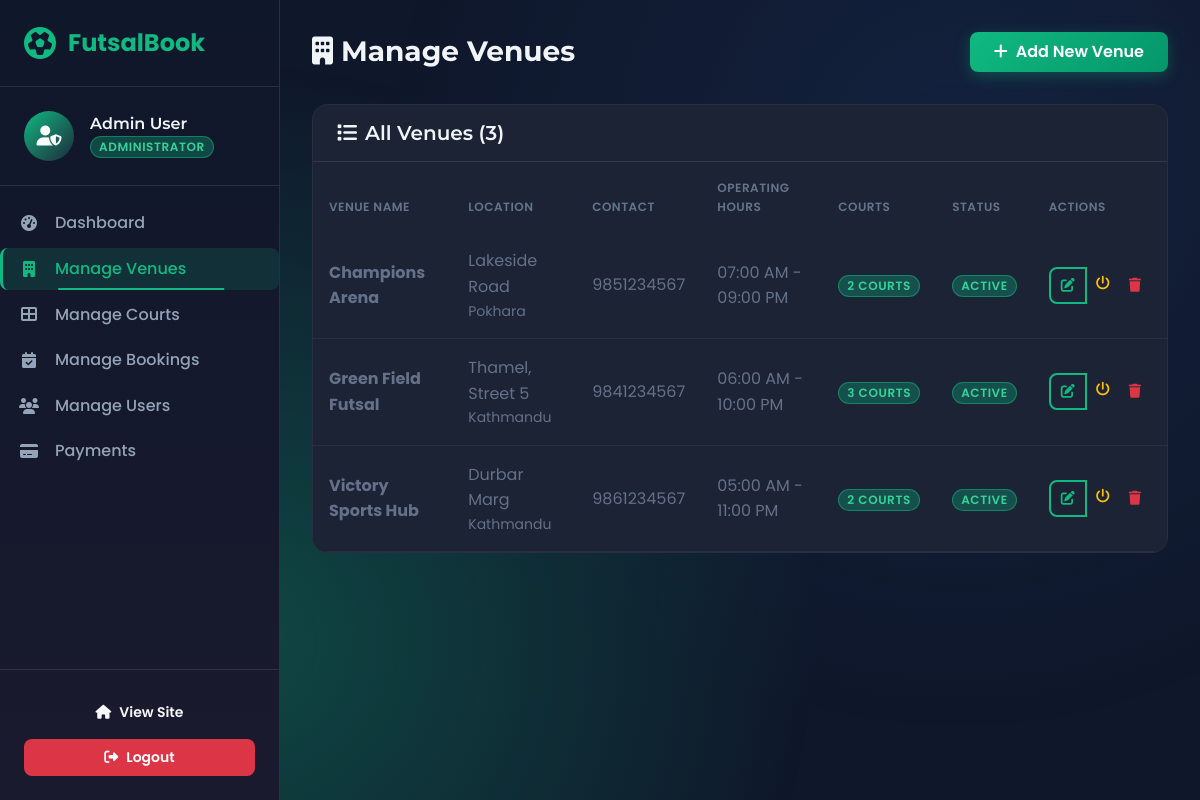
The page /admin/manage-futsals.php (signed in) on the database its author committed.
### tables this page shows
CREATE TABLE `futsals` (
  `futsal_id` int(11) NOT NULL,
  `futsal_name` varchar(100) NOT NULL,
  `address` varchar(255) NOT NULL,
  `city` varchar(100) NOT NULL,
  `contact_number` varchar(20) NOT NULL,
  `open_time` time NOT NULL,
  `close_time` time NOT NULL,
  `status` enum('active','maintenance') DEFAULT 'active',
  `created_at` timestamp NOT NULL DEFAULT current_timestamp(),
  `updated_at` timestamp NOT NULL DEFAULT current_timestamp() ON UPDATE current_timestamp()
);

### includes/functions.php (called while the page is built, shortened)
<?php
function formatTime($time) {
    return date('h:i A', strtotime($time));
}
?>

### admin/manage-futsals.php (the view, shortened to what this page needs)
<?php
require_once '../config/database.php';
require_once '../includes/functions.php';
$stmt = $pdo->query("
    SELECT f.*, COUNT(c.court_id) as court_count
    FROM futsals f
    LEFT JOIN courts c ON f.futsal_id = c.futsal_id
    GROUP BY f.futsal_id
    ORDER BY f.futsal_name
");
$futsals = $stmt->fetchAll();
?>
<!DOCTYPE html>
<html lang="en">
<head>
    <?php include '../includes/header.php'; ?>
    <link rel="stylesheet" href="../assets/css/manage-futsals.css">
</head>
<body>
    <?php include 'sidebar.php'; ?>
    <main class="admin-main">
        <div class="admin-header">
            <h1><i class="fas fa-building me-2"></i>Manage Venues</h1>
            <a href="add-futsal.php" class="btn btn-primary">
                <i class="fas fa-plus me-2"></i>Add New Venue
            </a>
        </div>
        <div class="admin-card">
            <div class="card-header">
                <h5><i class="fas fa-list me-2"></i>All Venues (<?php echo count($futsals); ?>)</h5>
            </div>
            <div class="table-responsive">
                <table class="table admin-table">
                    <thead>
                        <tr>
                            <th>Venue Name</th>
                            <th>Location</th>
                            <th>Contact</th>
                            <th>Operating Hours</th>
                            <th>Courts</th>
                            <th>Status</th>
                            <th>Actions</th>
                        </tr>
                    </thead>
                    <tbody>
                        <?php if (empty($futsals)): ?>
                        <tr>
                            <td colspan="7" class="text-center py-4 text-muted">No venues found</td>
                        </tr>
                        <?php else: ?>
                        <?php foreach ($futsals as $futsal): ?>
                        <tr>
                            <td>
                                <strong style="color: #647189;"><?php echo htmlspecialchars($futsal['futsal_name']); ?></strong>
                            </td>
                            <td style="color: #647189;">
                                <?php echo htmlspecialchars($futsal['address']); ?>
                                <small style="color: #647189;" class="d-block"><?php echo htmlspecialchars($futsal['city']); ?></small>
                            </td>
                            <td style="color: #647189;"><?php echo htmlspecialchars($futsal['contact_number']); ?></td>
                            <td style="color: #647189;">
                                <?php echo formatTime($futsal['open_time']) . ' - ' . formatTime($futsal['close_time']); ?>
                            </td>
                            <td>
                                <span class="badge bg-primary"><?php echo $futsal['court_count']; ?> courts</span>
                            </td>
                            <td>
                                <?php if ($futsal['status'] == 'active'): ?>
                                <span class="badge bg-success">Active</span>
                                <?php else: ?>
                                <span class="badge bg-warning">Maintenance</span>
                                <?php endif; ?>
                            </td>
                            <td>
                                <div class="btn-group">
                                    <a href="edit-futsal.php?id=<?php echo $futsal['futsal_id']; ?>"
                                       class="btn btn-sm btn-outline-primary" title="Edit">
                                        <i class="fas fa-edit"></i>
                                    </a>
                                    <a href="?toggle=<?php echo $futsal['futsal_id']; ?>"
                                       class="btn btn-sm btn-outline-warning" title="Toggle Status">
                                        <i class="fas fa-power-off"></i>
                                    </a>
                                    <button type="button" class="btn btn-sm btn-outline-danger"
                                            onclick="confirmDelete(<?php echo $futsal['futsal_id']; ?>, '<?php echo htmlspecialchars($futsal['futsal_name']); ?>')"
                                            title="Delete">
                                        <i class="fas fa-trash"></i>
                                    </button>
                                </div>
                            </td>
                        </tr>
                        <?php endforeach; ?>
                        <?php endif; ?>
                    </tbody>
                </table>
            </div>
        </div>
    </main>
</body>
</html>

### assets/css/style.css (style rules this page uses)
:root { --primary: #10b981; --primary-dark: #059669; --primary-light: #34d399; --primary-glow: rgba(16, 185, 129, 0.3); --secondary: #1e293b; --secondary-light: #334155; --accent: #f59e0b; --accent-light: #fbbf24; --bg-dark: #0f172a; --bg-card: #1e293b; --bg-card-hover: #273549; --bg-gradient: linear-gradient(135deg, #0f172a 0%, #1e293b 100%); --text-primary: #f1f5f9; --text-secondary: #94a3b8; --text-muted: #64748b; --success: #10b981; --warning: #f59e0b; --danger: #ef4444; --info: #3b82f6; --space-xs: 0.25rem; --space-sm: 0.5rem; --space-md: 1rem; --space-lg: 1.5rem; --space-xl: 2rem; --space-2xl: 3rem; --radius-sm: 0.375rem; --radius-md: 0.5rem; --radius-lg: 0.75rem; --radius-xl: 1rem; --radius-full: 9999px; --shadow-sm: 0 1px 2px rgba(0, 0, 0, 0.3); --shadow-md: 0 4px 6px rgba(0, 0, 0, 0.3); --shadow-lg: 0 10px 25px rgba(0, 0, 0, 0.4); --shadow-glow: 0 0 30px var(--primary-glow); --transition-fast: 0.15s ease; --transition-normal: 0.3s ease; --transition-slow: 0.5s ease; }
* { margin: 0; padding: 0; box-sizing: border-box; }
html { scroll-behavior: smooth; }
body { font-family: 'Poppins', -apple-system, BlinkMacSystemFont, 'Segoe UI', sans-serif; background: var(--bg-dark); color: var(--text-primary); line-height: 1.6; min-height: 100vh; overflow-x: hidden; }
body::before { content: ''; position: fixed; top: 0; left: 0; width: 100%; height: 100%; background: radial-gradient(circle at 20% 80%, var(--primary-glow) 0%, transparent 50%), radial-gradient(circle at 80% 20%, rgba(59, 130, 246, 0.1) 0%, transparent 50%); pointer-events: none; z-index: -1; }
h1, h2, h3, h4, h5, h6 { font-family: 'Montserrat', sans-serif; font-weight: 700; line-height: 1.2; color: var(--text-primary); }
a { color: var(--primary); text-decoration: none; transition: var(--transition-fast); }
.btn { font-weight: 600; padding: var(--space-sm) var(--space-lg); border-radius: var(--radius-md); transition: var(--transition-normal); border: none; position: relative; overflow: hidden; }
.btn::before { content: ''; position: absolute; top: 0; left: -100%; width: 100%; height: 100%; background: linear-gradient(90deg, transparent, rgba(255, 255, 255, 0.2), transparent); transition: var(--transition-slow); }
.btn-primary { background: linear-gradient(135deg, var(--primary) 0%, var(--primary-dark) 100%); color: white; box-shadow: 0 4px 15px var(--primary-glow); }
.btn-outline-primary { border: 2px solid var(--primary); color: var(--primary); background: transparent; }
.card-header { background: rgba(255, 255, 255, 0.02); border-bottom: 1px solid rgba(255, 255, 255, 0.05); padding: var(--space-lg); }
.table { color: var(--text-primary); }
.table thead th { background: rgba(255, 255, 255, 0.02); border-bottom: 1px solid rgba(255, 255, 255, 0.1); color: var(--text-secondary); font-weight: 600; text-transform: uppercase; font-size: 0.8rem; letter-spacing: 0.05em; padding: var(--space-md); }
.table tbody tr { border-bottom: 1px solid rgba(255, 255, 255, 0.05); transition: var(--transition-fast); }
.table tbody td { padding: var(--space-md); vertical-align: middle; }
.badge { padding: var(--space-xs) var(--space-sm); font-weight: 600; border-radius: var(--radius-full); font-size: 0.75rem; text-transform: uppercase; letter-spacing: 0.05em; }
.badge.bg-success { background: rgba(16, 185, 129, 0.3) !important; color: #34d399 !important; border: 1px solid rgba(16, 185, 129, 0.5); }
.badge.bg-primary { background: rgba(16, 185, 129, 0.3) !important; color: #34d399 !important; border: 1px solid rgba(16, 185, 129, 0.5); }

### assets/css/manage-futsals.css (style rules this page uses)
.admin-card { background: var(--bg-dark); border-radius: 16px; border: 1px solid rgba(255,255,255,0.1); overflow: hidden; }
.admin-card .card-header { background: rgba(255,255,255,0.05); padding: 1rem 1.5rem; border-bottom: 1px solid rgba(255,255,255,0.1); display: flex; justify-content: space-between; align-items: center; }
.admin-card .card-header h5 { margin: 0; color: var(--text-light); font-weight: 600; }
.admin-table { margin: 0; color: var(--text-light); background: #1B2335; }
.admin-table thead th { background: #1B2335; color: var(--text-muted); font-weight: 600; text-transform: uppercase; font-size: 0.75rem; letter-spacing: 0.5px; padding: 1rem; border: none; }
.admin-table tbody tr { background: #1B2335; }
.admin-table tbody td { padding: 1rem; border-color: rgba(255,255,255,0.05); vertical-align: middle; background: #1B2335; }
.btn-group .btn { padding: 0.375rem 0.625rem; }

### rows shown on the page
futsals: futsal_name "Champions Arena", address "Lakeside Road", city "Pokhara", contact_number "9851234567", open_time "07:00 AM", close_time "09:00 PM", court_count "2", status "ACTIVE"
futsals: futsal_name "Green Field Futsal", address "Thamel, Street 5", city "Kathmandu", contact_number "9841234567", open_time "06:00 AM", close_time "10:00 PM", court_count "3", status "ACTIVE"
futsals: futsal_name "Victory Sports Hub", address "Durbar Marg", city "Kathmandu", contact_number "9861234567", open_time "05:00 AM", close_time "11:00 PM", court_count "2", status "ACTIVE"

### other values the page prints
$_SESSION['first_name'] . ' ' . $_SESSION['last_name'] "Admin User"
count($futsals) "3"
